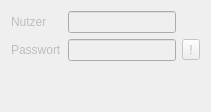
          <widget class="QWidget" name="tab_login">
           <property name="enabled">
            <bool>false</bool>
           </property>
           <attribute name="title">
            <string>Login</string>
           </attribute>
           <layout class="QVBoxLayout" name="verticalLayout_15">
            <item>
             <layout class="QGridLayout" name="gridLayout_10">
              <item row="0" column="0">
               <widget class="QLabel" name="label_21">
                <property name="text">
                 <string>Nutzer</string>
                </property>
               </widget>
              </item>
              <item row="0" column="1">
               <widget class="QLineEdit" name="lineEdit_3"/>
              </item>
              <item row="1" column="0">
               <widget class="QLabel" name="label_22">
                <property name="text">
                 <string>Passwort</string>
                </property>
               </widget>
              </item>
              <item row="1" column="1">
               <widget class="QLineEdit" name="lineEdit_4"/>
              </item>
              <item row="1" column="2">
               <widget class="QToolButton" name="toolButton">
                <property name="text">
                 <string>!</string>
                </property>
               </widget>
              </item>
             </layout>
            </item>
            <item>
             <spacer name="verticalSpacer_11">
              <property name="orientation">
               <enum>Qt::Vertical</enum>
              </property>
              <property name="sizeHint" stdset="0">
               <size>
                <width>20</width>
                <height>40</height>
               </size>
              </property>
             </spacer>
            </item>
           </layout>
          </widget>
